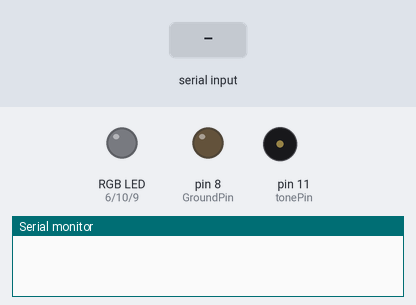
A sketch run on a simulated Arduino Uno, built with avr-gcc and run on an emulated ATmega328P. On the bench: an RGB LED mixed from three pins (HIGH = lit), output pins drawn as LEDs (lit = HIGH), buzzer (waves = sounding), the last lines printed to the serial monitor. The test bench sets the inputs (shaded band). Dim RGB values are drawn brighter than linear.

Above: at 1.2 s.
1.3 s: "t" received over Serial
At 2.1 s:
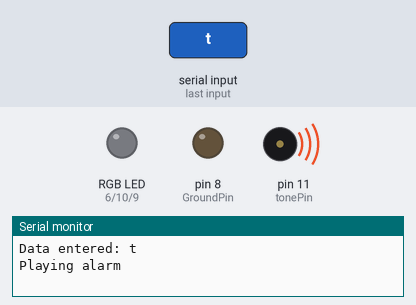
4.3 s: "r90\n" received over Serial
At 5.5 s:
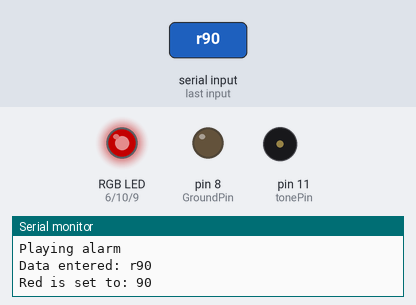
5.9 s: "T" received over Serial
At 6.7 s:
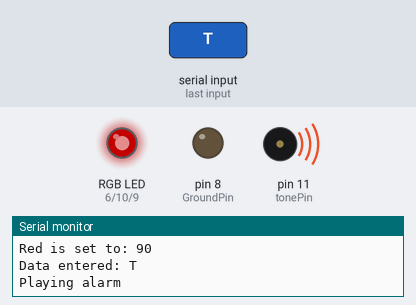
8.9 s: "g90\n" received over Serial
At 10.2 s:
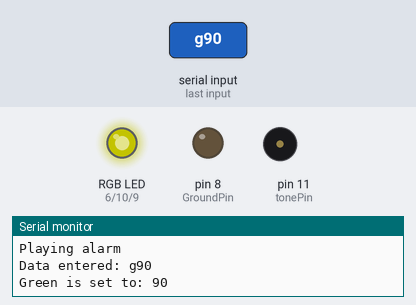
10.5 s: "r,45\n" received over Serial
At 11.4 s:
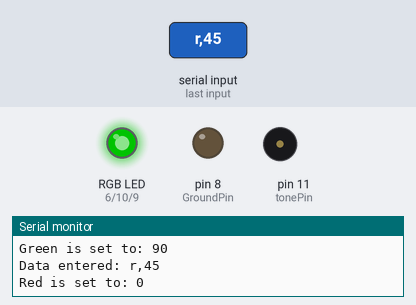
12.1 s: "b90\n" received over Serial
At 12.6 s:
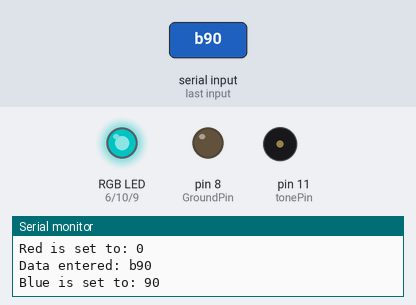
Timing chart, 0 to 14.7 s (numbered marks = the images above; inputs shaded):
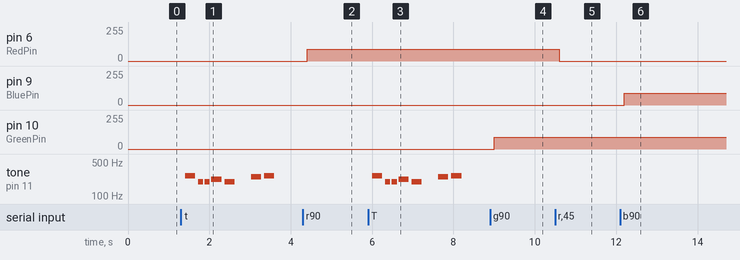

The sketch:

serialrgbalarm.ino
```cpp
/*
The code below is a slightly modified version of http://www.earthshineelectronics.com/files/ASKManualRev5.pdf
with a bit of http://arduino.cc/en/Tutorial/Tone mixed in.
*/
// Project 10 - Serial controlled RGB Lamp

#include "pitches.h"

char buffer[18];
int red, green, blue;
int RedPin = 6;
int GreenPin = 10;
int BluePin = 9;
int GroundPin = 8;


int tonePin = 11;
// notes in the melody:
int melody[] = {
  NOTE_C4, NOTE_G3,NOTE_G3, NOTE_A3, NOTE_G3,0, NOTE_B3, NOTE_C4};
// note durations: 4 = quarter note, 8 = eighth note, etc.:
int noteDurations[] = {
  4, 8, 8, 4,4,4,4,4 };


void setup()
{
  Serial.begin(9600);
  Serial.flush();
  pinMode(RedPin, INPUT);
  pinMode(GreenPin, INPUT);
  pinMode(BluePin, INPUT);
  pinMode(GroundPin, OUTPUT);
}
void loop()
{
  if (Serial.available() > 0) {
    int index=0;
    delay(100); // let the buffer fill up
    int numChar = Serial.available();
    if (numChar>15) {
      numChar=15;
    }
    while (numChar--) {
      buffer[index++] = Serial.read();
    }
    splitString(buffer);
  }
}
void splitString(char* data) {
  Serial.print("Data entered: ");
  Serial.println(data);
  char* parameter;
  parameter = strtok (data, " ,");
  while (parameter != NULL) {
    setLED(parameter);
    parameter = strtok (NULL, " ,");
  }
  // Clear the text and serial buffers
for (int x=0; x<16; x++) {
    buffer[x]='\0';
  }
  Serial.flush();
}

void setLED(char* data) {
  if ((data[0] == 'r') || (data[0] == 'R')) {
    int Ans = strtol(data+1, NULL, 10);
    Ans = constrain(Ans,0,255);
    analogWrite(RedPin, Ans);
Serial.print("Red is set to: ");
    Serial.println(Ans);
  }
  if ((data[0] == 'g') || (data[0] == 'G')) {
    int Ans = strtol(data+1, NULL, 10);
    Ans = constrain(Ans,0,255);
    analogWrite(GreenPin, Ans);
Serial.print("Green is set to: ");
    Serial.println(Ans);
  }
  if ((data[0] == 'b') || (data[0] == 'B')) {
    int Ans = strtol(data+1, NULL, 10);
    Ans = constrain(Ans,0,255);
    analogWrite(BluePin, Ans);
Serial.print("Blue is set to: ");
    Serial.println(Ans);
  }
  if ((data[0] == 't') || (data[0] == 'T')) {
    int Ans = strtol(data+1, NULL, 10);
    Ans = constrain(Ans,0,255);
    //analogWrite(BluePin, Ans);
Serial.println("Playing alarm ");
    //Serial.println(Ans);
    playAlarm();
  }
}
void playAlarm(){
  for (int thisNote = 0; thisNote < 8; thisNote++) {

    // to calculate the note duration, take one second
    // divided by the note type.
    //e.g. quarter note = 1000 / 4, eighth note = 1000/8, etc.
    int noteDuration = 1000/noteDurations[thisNote];
    tone(tonePin, melody[thisNote],noteDuration);

    // to distinguish the notes, set a minimum time between them.
    // the note's duration + 30% seems to work well:
    int pauseBetweenNotes = noteDuration * 1.30;
    delay(pauseBetweenNotes);
    // stop the tone playing:
    noTone(tonePin);
  }
}
```

pitches.h
```cpp
/*************************************************
 * Public Constants
 *************************************************/

#define NOTE_B0  31
#define NOTE_C1  33
#define NOTE_CS1 35
#define NOTE_D1  37
#define NOTE_DS1 39
#define NOTE_E1  41
#define NOTE_F1  44
#define NOTE_FS1 46
#define NOTE_G1  49
#define NOTE_GS1 52
#define NOTE_A1  55
#define NOTE_AS1 58
#define NOTE_B1  62
#define NOTE_C2  65
#define NOTE_CS2 69
#define NOTE_D2  73
#define NOTE_DS2 78
#define NOTE_E2  82
#define NOTE_F2  87
#define NOTE_FS2 93
#define NOTE_G2  98
#define NOTE_GS2 104
#define NOTE_A2  110
#define NOTE_AS2 117
#define NOTE_B2  123
#define NOTE_C3  131
#define NOTE_CS3 139
#define NOTE_D3  147
#define NOTE_DS3 156
#define NOTE_E3  165
#define NOTE_F3  175
#define NOTE_FS3 185
#define NOTE_G3  196
#define NOTE_GS3 208
#define NOTE_A3  220
#define NOTE_AS3 233
#define NOTE_B3  247
#define NOTE_C4  262
#define NOTE_CS4 277
#define NOTE_D4  294
#define NOTE_DS4 311
#define NOTE_E4  330
#define NOTE_F4  349
#define NOTE_FS4 370
#define NOTE_G4  392
#define NOTE_GS4 415
#define NOTE_A4  440
#define NOTE_AS4 466
#define NOTE_B4  494
#define NOTE_C5  523
#define NOTE_CS5 554
#define NOTE_D5  587
#define NOTE_DS5 622
#define NOTE_E5  659
#define NOTE_F5  698
#define NOTE_FS5 740
#define NOTE_G5  784
#define NOTE_GS5 831
#define NOTE_A5  880
#define NOTE_AS5 932
#define NOTE_B5  988
#define NOTE_C6  1047
#define NOTE_CS6 1109
#define NOTE_D6  1175
#define NOTE_DS6 1245
#define NOTE_E6  1319
#define NOTE_F6  1397
#define NOTE_FS6 1480
#define NOTE_G6  1568
#define NOTE_GS6 1661
#define NOTE_A6  1760
#define NOTE_AS6 1865
#define NOTE_B6  1976
#define NOTE_C7  2093
#define NOTE_CS7 2217
#define NOTE_D7  2349
#define NOTE_DS7 2489
#define NOTE_E7  2637
#define NOTE_F7  2794
#define NOTE_FS7 2960
#define NOTE_G7  3136
#define NOTE_GS7 3322
#define NOTE_A7  3520
#define NOTE_AS7 3729
#define NOTE_B7  3951
#define NOTE_C8  4186
#define NOTE_CS8 4435
#define NOTE_D8  4699
#define NOTE_DS8 4978
```

Measured:
- after the input at 1.3 s, tone on pin 11 (tonePin): plays 262 Hz for 0.25 s, 196 Hz for 0.13 s, 196 Hz for 0.13 s, 220 Hz for 0.25 s, 196 Hz for 0.25 s, 247 Hz for 0.25 s … (7 notes in this stretch), starting after 0.10 s
- after the input at 4.3 s, pin 6 (RedPin): 0/255 → 90/255 after 0.10 s
- after the input at 5.9 s, tone on pin 11 (tonePin): plays 262 Hz for 0.25 s, 196 Hz for 0.13 s, 196 Hz for 0.13 s, 220 Hz for 0.25 s, 196 Hz for 0.25 s, 247 Hz for 0.25 s … (7 notes in this stretch), starting after 0.10 s
- after the input at 8.9 s, pin 10 (GreenPin): 0/255 → 90/255 after 0.10 s
- after the input at 10.5 s, pin 6 (RedPin): 90/255 → 0/255 after 0.10 s
- after the input at 12.1 s, pin 9 (BluePin): 0/255 → 90/255 after 0.10 s
